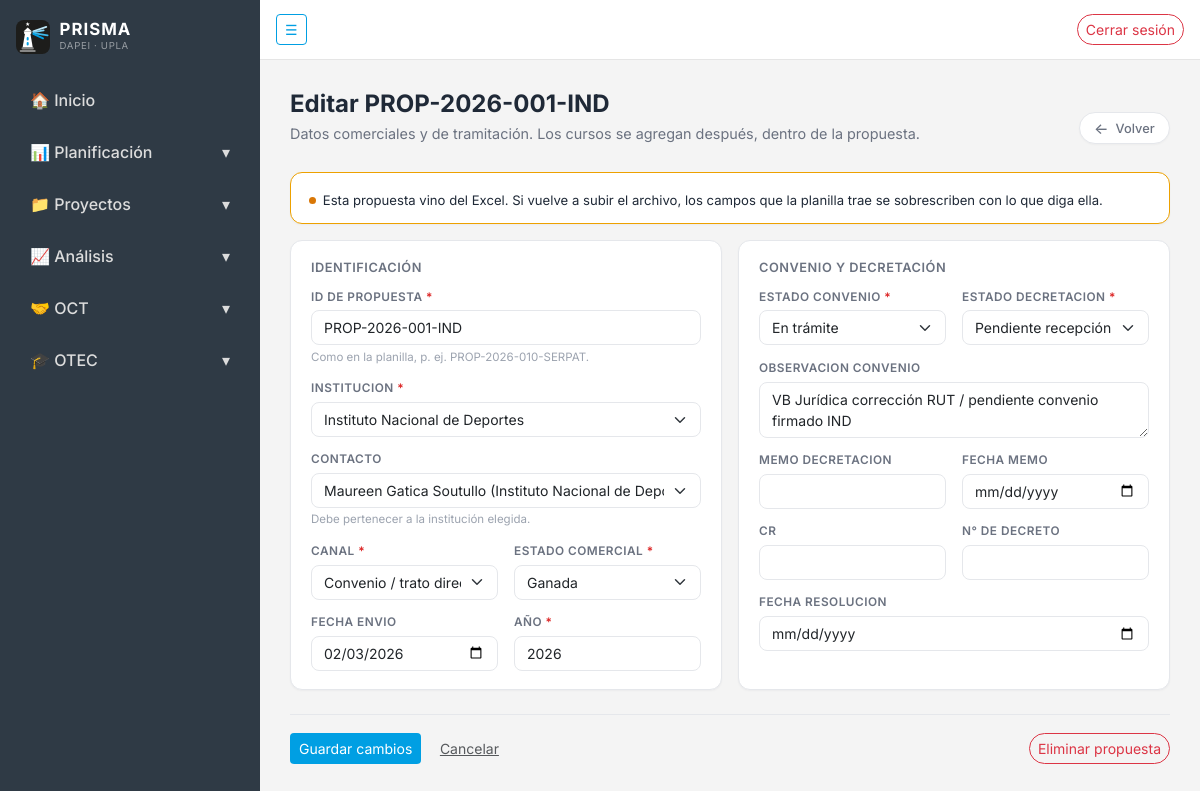
/otec/propuestas/1/editar/ (signed in), run on the app's committed database.
### otec/models.py (models this page shows, shortened)
class Propuesta(models.Model):
    class Canal(models.TextChoices):
        CONVENIO = "CONVENIO", "Convenio / trato directo"
        LICITACION = "LICITACION", "Licitación"
        VENTA_DIRECTA = "VENTA_DIRECTA", "Venta directa / matrícula"
        INTERNA = "INTERNA", "Gestión interna"
    class EstadoComercial(models.TextChoices):
        EN_PREPARACION = "EN_PREPARACION", "En preparación"
        ENVIADA = "ENVIADA", "Enviada"
        EN_REVISION = "EN_REVISION", "En revisión"
        GANADA = "GANADA", "Ganada"
        PERDIDA = "PERDIDA", "Perdida"
        DESISTIDA = "DESISTIDA", "Desistida"
    class EstadoConvenio(models.TextChoices):
        NO_INICIADO = "NO_INICIADO", "No iniciado"
        EN_REVISION = "EN_REVISION", "En revisión"
        EN_TRAMITE = "EN_TRAMITE", "En trámite"
        FORMALIZADO = "FORMALIZADO", "Formalizado"
    class EstadoDecretacion(models.TextChoices):
        NO_INICIADO = "NO_INICIADO", "No iniciado"
        PENDIENTE_CONVENIO = "PENDIENTE_CONVENIO", "Pendiente recepción convenio firmado"
        PENDIENTE_INTERNA = "PENDIENTE_INTERNA", "Pendiente decretación interna"
        LISTO = "LISTO", "Listo"
    codigo = models.CharField(max_length=60, unique=True)
    institucion = models.ForeignKey(
        Institucion,
        on_delete=models.PROTECT,
        related_name="propuestas",
    )
    contacto = models.ForeignKey(
        Contacto,
        on_delete=models.SET_NULL,
        null=True,
        blank=True,
        related_name="propuestas",
    )
    canal = models.CharField(max_length=20, choices=Canal.choices, default=Canal.CONVENIO)
    estado_comercial = models.CharField(
        max_length=20,
        choices=EstadoComercial.choices,
        default=EstadoComercial.EN_PREPARACION,
        db_index=True,
    )
    fecha_envio = models.DateField(null=True, blank=True)
    anio = models.PositiveIntegerField(db_index=True)
    estado_convenio = models.CharField(
        max_length=20,
        choices=EstadoConvenio.choices,
        default=EstadoConvenio.NO_INICIADO,
    )
    observacion_convenio = models.CharField(max_length=500, blank=True)
    estado_decretacion = models.CharField(
        max_length=25,
        choices=EstadoDecretacion.choices,
        default=EstadoDecretacion.NO_INICIADO,
    )
    memo_decretacion = models.CharField(max_length=50, blank=True)
    fecha_memo = models.DateField(null=True, blank=True)
    cr = models.CharField(max_length=30, blank=True, verbose_name="CR")
    n_decreto = models.CharField(max_length=50, blank=True, verbose_name="N° decreto")
    fecha_resolucion = models.DateField(null=True, blank=True)
    origen = models.CharField(
        max_length=10, choices=Origen.choices, default=Origen.MANUAL, db_index=True
    )
    creado_en = models.DateTimeField(auto_now_add=True)
    actualizado_en = models.DateTimeField(auto_now=True)
    class Meta:
        verbose_name = "propuesta"
        verbose_name_plural = "propuestas"
        ordering = ["-anio", "codigo"]

### otec/views.py (the view)
# urls.py: path('propuestas/<int:pk>/editar/', views.editar_propuesta, name='editar_propuesta'),
@login_required
def editar_propuesta(request, pk):
    propuesta = get_object_or_404(Propuesta, pk=pk)
    form = PropuestaForm(request.POST or None, instance=propuesta)
    if request.method == "POST" and form.is_valid():
        form.save()
        messages.success(request, f"Propuesta «{propuesta.codigo}» actualizada.")
        return redirect("otec:detalle_propuesta", pk=propuesta.pk)
    return render(request, "otec/propuesta_form.html", {
        "form": form,
        "propuesta": propuesta,
        "titulo": f"Editar {propuesta.codigo}",
        "volver": reverse("otec:detalle_propuesta", args=[propuesta.pk]),
    })

### otec/forms.py (called while the page is built)
def _estilizar(form):
    for nombre, campo in form.fields.items():
        widget = campo.widget
        if isinstance(widget, forms.Select):
            widget.attrs.setdefault("class", "form-select")
        elif isinstance(widget, forms.CheckboxInput):
            widget.attrs.setdefault("class", "form-check-input")
        elif isinstance(widget, forms.Textarea):
            widget.attrs.setdefault("class", "form-control")
            widget.attrs.setdefault("rows", 3)
        else:
            widget.attrs.setdefault("class", "form-control")

### otec/models.py (called while the page is built)
    def __str__(self):
        return f"{self.nombre} ({self.institucion.nombre})"

### otec/templates/otec/propuesta_form.html (shortened to what this page needs)
{% extends "core/base.html" %}
{% load static %}
{% block content %}
<link rel="stylesheet" href="{% static 'otec/css/otec.css' %}">
<div class="otec-header">
    <div>
        <h2>{{ titulo }}</h2>
        <p>Datos comerciales y de tramitación. Los cursos se agregan después, dentro de la propuesta.</p>
    </div>
    <a href="{{ volver }}" class="btn-volver"><span class="arrow">←</span> Volver</a>
</div>
{% if propuesta and propuesta.origen == "IMPORTADO" %}
<div class="otec-card mb-3" style="border-color: #eda100">
    <div class="otec-card__body" style="padding: .8rem 1.15rem">
        <span class="otec-dot otec-dot--warn">
            Esta propuesta vino del Excel. Si vuelve a subir el archivo, los campos que
            la planilla trae se sobrescriben con lo que diga ella.
        </span>
    </div>
</div>
{% endif %}
<form method="post" novalidate>
    <div class="row g-3">
        <div class="col-12 col-lg-6">
            <div class="otec-card h-100"><div class="otec-card__body">
                <h6 class="otec-card__title">Identificación</h6>
                <div class="otec-form-grid">
                    {% include "otec/partials/campo.html" with campo=form.codigo clase="span-2" %}
                    <div class="otec-campo span-2">
                        <label for="{{ form.institucion.id_for_label }}" class="otec-campo__label">
                            {{ form.institucion.label }} <span class="otec-campo__req">*</span>
                        </label>
                        <select name="institucion" id="{{ form.institucion.id_for_label }}"
                                class="form-select"
                                hx-get="{% url 'otec:contactos_opciones' %}"
                                hx-target="#{{ form.contacto.id_for_label }}"
                                hx-trigger="change"
                                hx-include="this">
                            {% for opcion in form.institucion.field.queryset %}
                            <option value="{{ opcion.pk }}" {% if form.institucion.value|stringformat:"s" == opcion.pk|stringformat:"s" %}selected{% endif %}>{{ opcion.nombre }}</option>
                            {% endfor %}
                        </select>
                    </div>
                    {% include "otec/partials/campo.html" with campo=form.contacto clase="span-2" %}
                    {% include "otec/partials/campo.html" with campo=form.canal %}
                    {% include "otec/partials/campo.html" with campo=form.estado_comercial %}
                    {% include "otec/partials/campo.html" with campo=form.fecha_envio %}
                    {% include "otec/partials/campo.html" with campo=form.anio %}
                </div>
            </div></div>
        </div>
        <div class="col-12 col-lg-6">
            <div class="otec-card h-100"><div class="otec-card__body">
                <h6 class="otec-card__title">Convenio y decretación</h6>
                <div class="otec-form-grid">
                    {% include "otec/partials/campo.html" with campo=form.estado_convenio %}
                    {% include "otec/partials/campo.html" with campo=form.estado_decretacion %}
                    {% include "otec/partials/campo.html" with campo=form.observacion_convenio clase="span-2" %}
                    {% include "otec/partials/campo.html" with campo=form.memo_decretacion %}
                    {% include "otec/partials/campo.html" with campo=form.fecha_memo %}
                    {% include "otec/partials/campo.html" with campo=form.cr %}
                    {% include "otec/partials/campo.html" with campo=form.n_decreto %}
                    {% include "otec/partials/campo.html" with campo=form.fecha_resolucion clase="span-2" %}
                </div>
            </div></div>
        </div>
    </div>
    <div class="otec-acciones">
        <button class="btn btn-sm" style="background: var(--otec-primary); color:#fff">
            {% if propuesta %}Guardar cambios{% else %}Crear propuesta{% endif %}
        </button>
        <a href="{{ volver }}" class="btn btn-sm btn-link text-muted">Cancelar</a>
        {% if propuesta %}
        <a href="{% url 'otec:eliminar_propuesta' propuesta.pk %}"
           class="btn btn-sm btn-outline-danger ms-auto">Eliminar propuesta</a>
        {% endif %}
    </div>
</form>
{% endblock %}

### otec/templates/otec/partials/campo.html (shortened to what this page needs)
<div class="otec-campo {{ clase|default:'' }}">
    <label for="{{ campo.id_for_label }}" class="otec-campo__label">
        {{ campo.label }}{% if campo.field.required %} <span class="otec-campo__req">*</span>{% endif %}
    </label>
    {{ campo }}
    {% if campo.help_text %}<div class="otec-campo__ayuda">{{ campo.help_text }}</div>{% endif %}
</div>

### otec/static/otec/css/otec.css (style rules this page uses)
:root { --otec-primary: #009fe3; --otec-text: #1f2937; --otec-muted: #6b7280; --otec-faint: #9ca3af; --otec-line: #e5e7eb; --otec-surface: #ffffff; --otec-bg-soft: #f9fafb; --otec-ok: #16a34a; --otec-warn: #d97706; --otec-danger: #dc2626; --otec-radius: 12px; --otec-shadow: 0 1px 2px rgba(16, 24, 40, .04); }
.otec-header { display: flex; flex-wrap: wrap; align-items: flex-end; justify-content: space-between; gap: 1rem; margin-bottom: 1.75rem; }
.otec-header h2 { font-weight: 700; color: var(--otec-text); margin: 0; font-size: 1.5rem; }
.otec-header p { color: var(--otec-muted); margin: .25rem 0 0; font-size: .9rem; }
.otec-card { background: var(--otec-surface); border: 1px solid var(--otec-line); border-radius: var(--otec-radius); box-shadow: var(--otec-shadow); }
.otec-card__body { padding: 1.15rem 1.25rem; }
.otec-card__title { font-size: .8rem; font-weight: 600; color: var(--otec-muted); text-transform: uppercase; letter-spacing: .04em; margin: 0 0 .85rem; }
.otec-dot { display: inline-flex; align-items: center; gap: .4rem; font-size: .82rem; color: var(--otec-text); white-space: nowrap; }
.otec-dot::before { content: ""; width: 7px; height: 7px; border-radius: 50%; background: var(--otec-faint); flex-shrink: 0; }
.otec-dot--warn::before { background: var(--otec-warn); }
.otec-form-grid { display: grid; grid-template-columns: repeat(2, minmax(0, 1fr)); gap: .9rem 1rem; }
.otec-form-grid .span-2 { grid-column: 1 / -1; }
.otec-campo__label { display: block; font-size: .74rem; font-weight: 600; text-transform: uppercase; letter-spacing: .04em; color: var(--otec-muted); margin-bottom: .25rem; }
.otec-campo__req { color: var(--otec-danger); }
.otec-campo .form-control, .otec-campo .form-select { font-size: .875rem; border-color: var(--otec-line); border-radius: 8px; }
.otec-campo__ayuda { font-size: .72rem; color: var(--otec-faint); margin-top: .2rem; }
.otec-acciones { display: flex; align-items: center; gap: .6rem; margin-top: 1.5rem; padding-top: 1.1rem; border-top: 1px solid var(--otec-line); }

### core/templates/core/base.html (style rules this page uses)
:root { --font-sans: 'Inter', -apple-system, BlinkMacSystemFont, 'Segoe UI', Roboto, sans-serif; --font-mono: 'JetBrains Mono', ui-monospace, 'SFMono-Regular', Menlo, monospace; }
body { overflow-x: hidden; background-color: #f4f4f4; color: #565656; font-family: var(--font-sans); font-feature-settings: 'cv02', 'cv03', 'cv04', 'cv11'; -webkit-font-smoothing: antialiased; -moz-osx-font-smoothing: grayscale; }
.btn-outline-danger { border-radius: 50px; }
.btn-volver { display: inline-flex; align-items: center; gap: .45rem; background: #ffffff; border: 1px solid #e5e7eb; color: #6b7280; border-radius: 999px; padding: .35rem .9rem; font-size: .8rem; font-weight: 500; text-decoration: none; transition: all .15s ease; box-shadow: 0 1px 2px rgba(0,0,0,0.03); }
.btn-volver .arrow { display: inline-block; font-size: .95rem; line-height: 1; transition: transform .15s ease; }

### data on the page
Propuesta: codigo "PROP-2026-001-IND", contacto "Maureen Gatica Soutullo (Instituto Nacional de Deportes)", canal "Convenio / trato directo", estado_comercial "Ganada", fecha_envio "02/03/2026", anio "2026", estado_convenio "En trámite", estado_decretacion "Pendiente recepción convenio firmado", observacion_convenio "VB Jurídica corrección RUT / pendiente convenio firmado IND"

### other printed values
{{ titulo }} "Editar PROP-2026-001-IND"
{{ campo.label }} "ID DE PROPUESTA CONTACTO CANAL ESTADO COMERCIAL FECHA ENVIO AÑO ESTADO CONVENIO ESTADO DECRETACION OBSERVACION CONVENIO MEMO DECRETACION FECHA MEMO CR N° DE DECRETO FECHA RESOLUCION"
{{ campo.help_text }} "Como en la planilla, p. ej. PROP-2026-010-SERPAT. Debe pertenecer a la institución elegida."
form field institucion "Instituto Nacional de Deportes"
